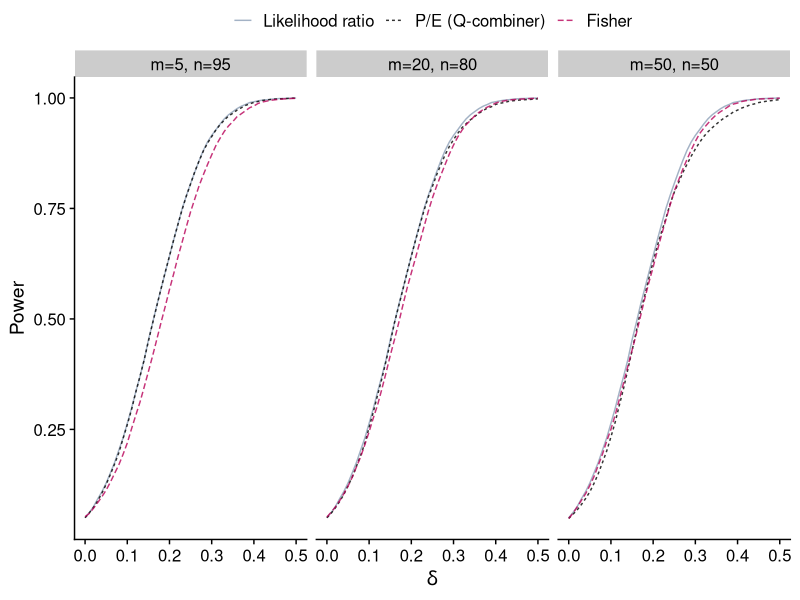

Generate this figure with R:
library(tidyverse)
library(ggrepel)
library(cowplot)


stylized_sim <- function(m = 20,
                         n = 100 - m,
                         N = 10000,
                         sig.ratio = 1,
                         eps = 0.05,
                         b = 0.5) {
  t <- seq(0, b, b / 50)

  computep = function(del, X, Y) {
    #### Method 1: likelihood ratio

    delX = del * sig.ratio
    X = X + delX
    Y = Y + del
    Z = c(X, Y)
    TZ = (sum(X) * sig.ratio + sum(Y)) / sqrt(n * (sig.ratio) ^ 2 + m)
    PZ = 1 - pnorm(TZ)

    #### Method 2: P/E

    EX = exp(sum(X) * delX - n * (delX) ^ 2 / 2)
    PX = 1 - pnorm(sum(X) / sqrt(n))
    PY = 1 - pnorm(sum(Y) / sqrt(m))
    PE = PY / EX


    #### Method 3: Fisher

    PF = 1 - pchisq(-2 * log(PX * PY), 4)

    #### Return the p-values compared with threholds
    return(c(PZ <= eps, PE <= eps, PF <= eps))
  }

  ALLP <- matrix(0, 3, 51)

  for (i in 1:N) {
    X = rnorm(n)
    Y = rnorm(m)
    rej = sapply(t, function(t_single) computep(t_single, X, Y))
    ALLP  <- ALLP + rej
  }

  POW = ALLP / N
  #note code uses switched notation m<->n compared to manuscript
  label = paste0("m=",n,", n=",m)
  bind_rows(
    tibble(delta=t, power=POW[1,], method="Likelihood ratio", n=n, m=m, label=label),
    tibble(delta=t, power=POW[2,], method="P/E (Q-combiner)", n=n, m=m, label=label),
    tibble(delta=t, power=POW[3,], method="Fisher",n=n, m=m, label=label),
  )
}


set.seed(100)
sim_5 <- stylized_sim(m=95)

set.seed(100)
sim_20 <- stylized_sim(m=80)

set.seed(100)
sim_50 <- stylized_sim(m=50)

all_sims <- bind_rows(sim_5, sim_20, sim_50)

# http://tsitsul.in/blog/coloropt/
methods_list <- bind_rows(
  tibble(method = "Likelihood ratio", color="#8c9fb7"),
  tibble(method = "P/E (Q-combiner)",   color="black"), #color="#4053d3"),
  tibble(method = "Fisher", color="#b80058" )
) %>%
  mutate(method=factor(method, levels=method))

method_colors <- with(methods_list, setNames(color, method))

all_sims$method <- factor(all_sims$method, levels=methods_list$method)
all_sims$label <- factor(all_sims$label, levels=c("m=5, n=95", "m=20, n=80", "m=50, n=50"))

sim_plot <- ggplot(all_sims, aes(x=delta, y=power, linetype=method, color=method)) +
  geom_line(alpha=0.8) +
  facet_grid(~label) +
  ylab("Power") +
  xlab(expression(delta)) +
  scale_color_manual(values=method_colors) +
  theme_cowplot() +
  theme(legend.title=element_blank(), legend.position="top", legend.justification = "center")
sim_plot
save_plot("stylized_metaanalysis_power.pdf",sim_plot, base_height=3, base_width=8)





